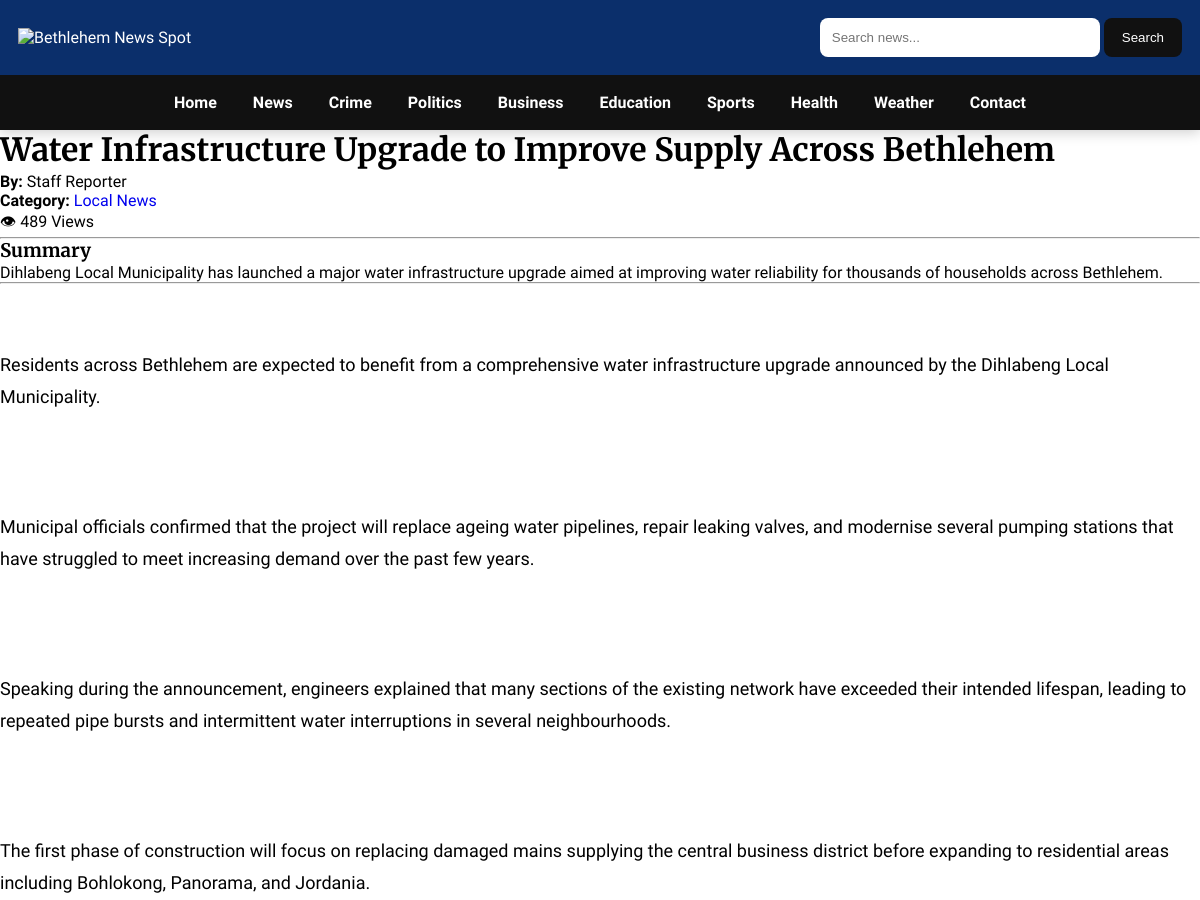
The page /article/1 (upper part) on the database as committed earlier.
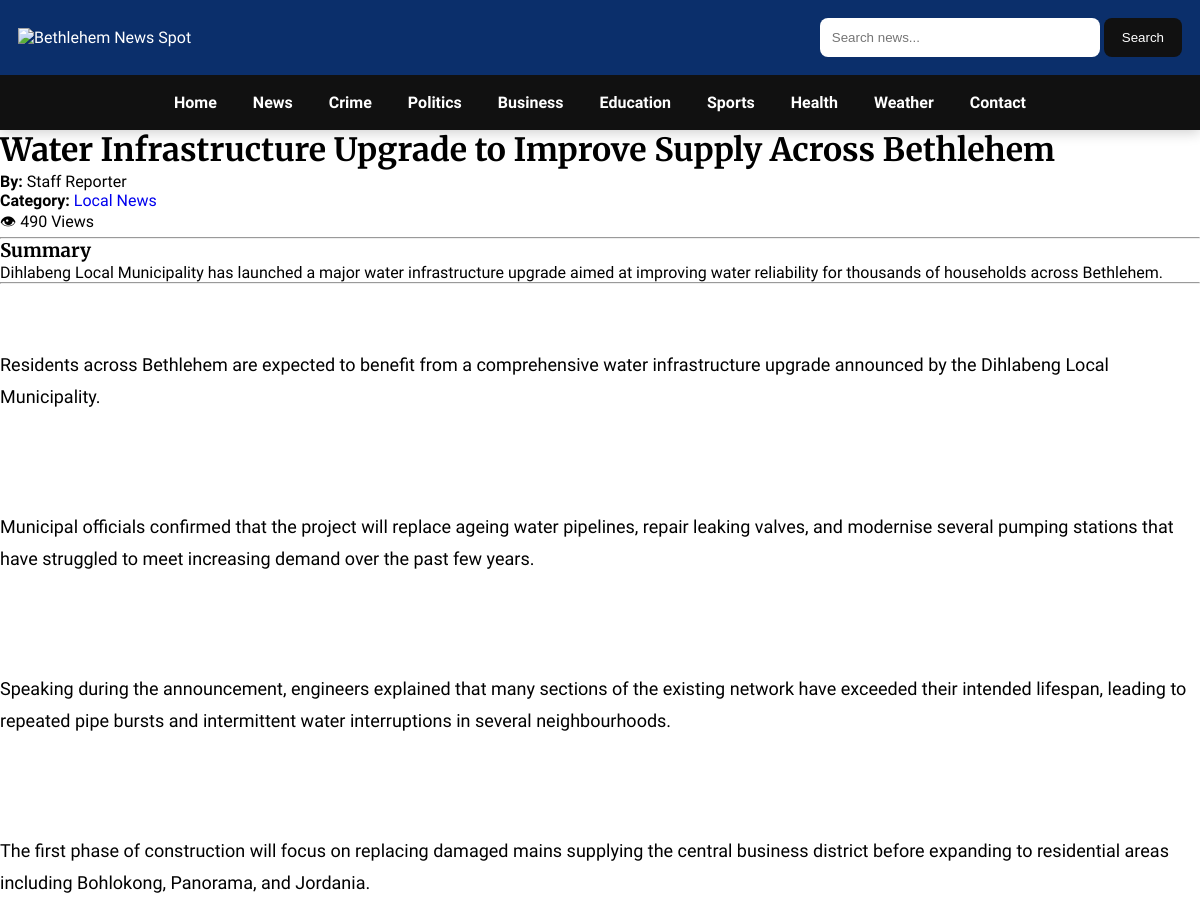
The same page on the database as committed later.
### models/article.py (models this page shows)
class Article(db.Model):
    __tablename__ = "articles"
    id = db.Column(db.Integer, primary_key=True)
    title = db.Column(db.String(200), nullable=False)
    summary = db.Column(db.String(500), nullable=False)
    content = db.Column(db.Text, nullable=False)
    category = db.Column(db.String(100), nullable=False)
    author = db.Column(db.String(100), nullable=False)
    image = db.Column(db.String(255))
    published = db.Column(
    db.Boolean,
    default=False
)
    breaking = db.Column(db.Boolean, default=False)
    featured = db.Column(db.Boolean, default=False)
    views = db.Column(db.Integer, default=0)
    created_at = db.Column(db.DateTime, default=datetime.utcnow)

### routes/articles.py (the view)
@articles_bp.route("/article/<int:article_id>")
def article(article_id):
    article = get_article_by_id(article_id)
    if article is None:
        abort(404)
    increase_views(article)
    related_articles = get_related_articles(article)
    return render_template(
        "article.html",
        article=article,
        related_articles=related_articles,
    )

### services/article_service.py (called while the page is built)
def get_article_by_id(article_id):
    return db.session.get(Article, article_id)

def increase_views(article):
    article.views += 1
    db.session.commit()

def get_related_articles(article, limit=3):
    return (
        Article.query
        .filter(
            Article.category == article.category,
            Article.id != article.id
        )
        .limit(limit)
        .all()
    )

### templates/article.html (shortened to what this page needs)
{% extends "base.html" %}
{% block content %}
<h1>{{ article.title }}</h1>
<p>
<strong>By:</strong> {{ article.author }}
</p>
<p>
<strong>Category:</strong>
<a href="{{ url_for('articles.category', category=article.category) }}">
{{ article.category }}
</a>
</p>
<p>
👁 {{ article.views }} Views
</p>
<hr>
<h3>Summary</h3>
<p>
{{ article.summary }}
</p>
<hr>
<div style="line-height:1.8; font-size:18px;">
{{ article.content|replace('\n','<br><br>')|safe }}
</div>
{% endblock %}

Rows that differ between the two databases and show on the page:
changed Article "Water Infrastructure Upgrade to Improve Supply Across Bethlehem": views "489" → "490"
